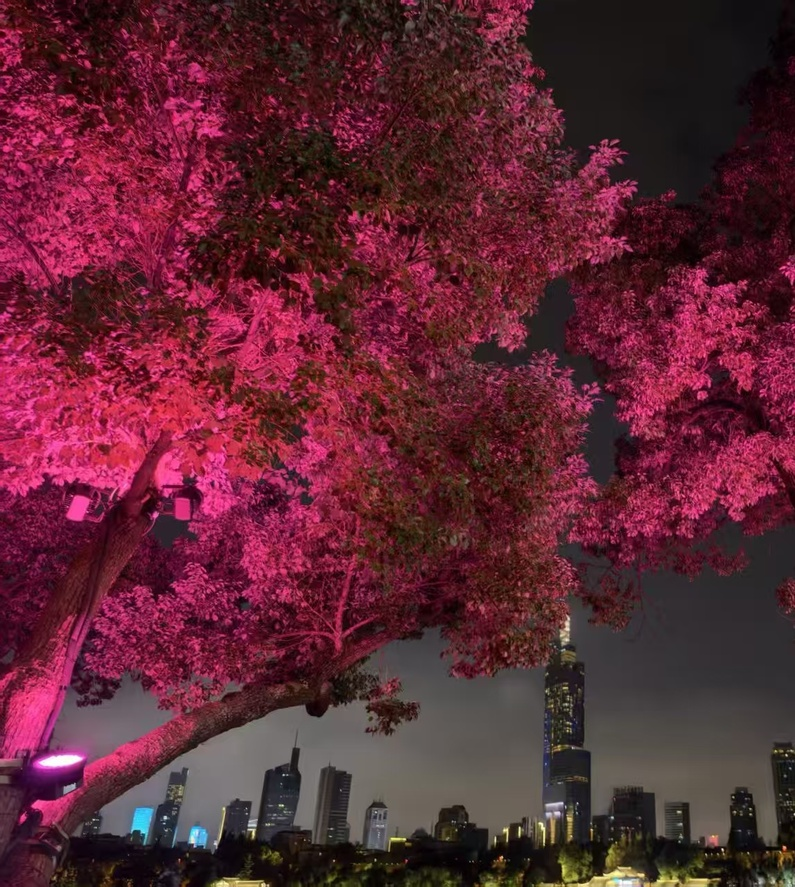
#> input picture a.jpg, 795 x 887 px, shrunk from 1147 x 1279 before the run, found by its file name
$ jupyter execute sample.ipynb
#> lines starting #> are read from the running program, lines starting #| are printed output that depends on the picture
[cell 1]
import cv2
import numpy as np

img_a = cv2.imread(r"E:\JupyterProject1\a.jpg")
#> img_a is the input picture: shape (887, 795, 3); mean B, G, R 51.6, 38.2, 93.3
img_b = cv2.imread(r"E:\JupyterProject1\b.jpg")
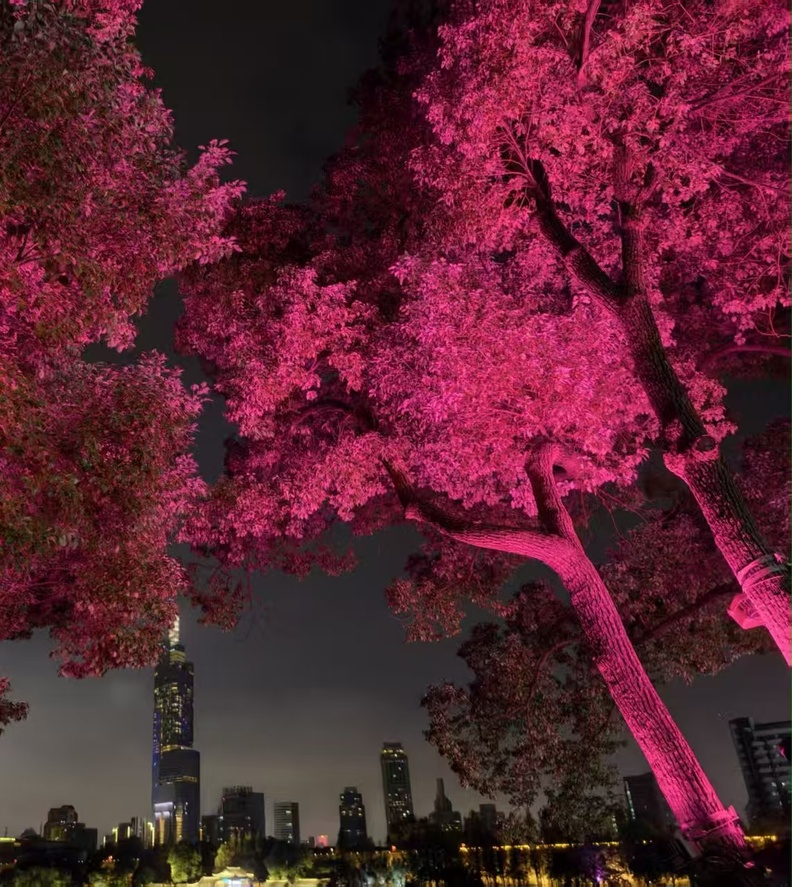
#> input picture b.jpg, 792 x 887 px, shrunk from 1142 x 1279 before the run, found by its file name
#> img_b is the input picture: shape (887, 792, 3); mean B, G, R 48.4, 35.4, 88.8

gray_a = cv2.cvtColor(img_a, cv2.COLOR_BGR2GRAY)
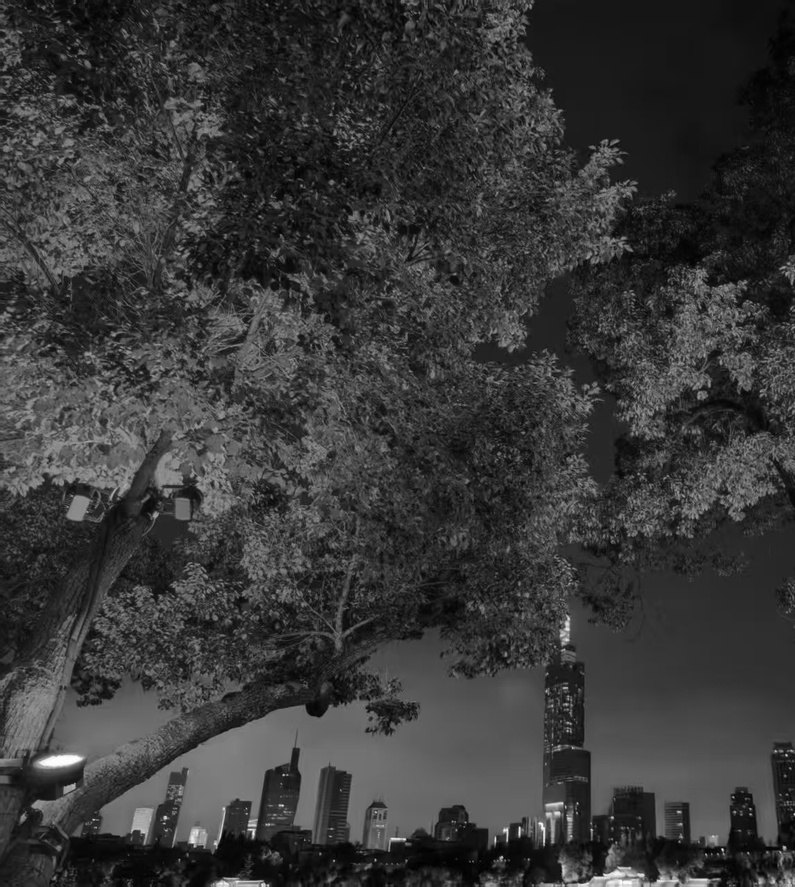
#> gray_a: shape (887, 795); min 0, max 255, mean 56.2
gray_b = cv2.cvtColor(img_b, cv2.COLOR_BGR2GRAY)
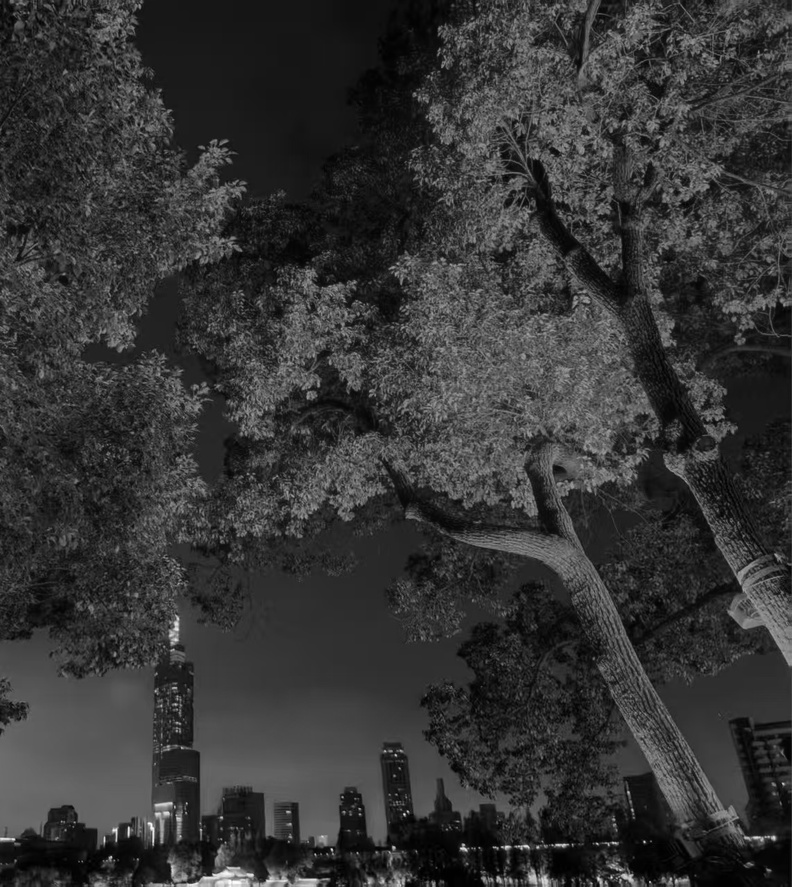
#> gray_b: shape (887, 792); min 0, max 255, mean 52.8

sift = cv2.SIFT_create()
kp_a, des_a = sift.detectAndCompute(gray_a, None)
#> kp_a = 8902 keypoints; strongest (x, y, size): (165, 817, 2.6), (784, 847, 2.5), (501, 857, 2.2), (612, 817, 1.9)
kp_b, des_b = sift.detectAndCompute(gray_b, None)
#> kp_b = 8365 keypoints; strongest (x, y, size): (774, 838, 3.3), (394, 847, 2.5), (463, 848, 4.8), (507, 847, 3.6)

FLANN_INDEX_KDTREE = 1
index_params = dict(algorithm=FLANN_INDEX_KDTREE, trees=5)
search_params = dict(checks=50)
flann = cv2.FlannBasedMatcher(index_params, search_params)
matches = flann.knnMatch(des_a, des_b, k=2)
#> matches = 8902 matches

good_matches = []
for m, n in matches:
    if m.distance < 0.7 * n.distance:
        good_matches.append(m)
#> after the loop, good_matches = 1889 matches

src_pts = np.float32([kp_a[m.queryIdx].pt for m in good_matches]).reshape(-1, 1, 2)
#> src_pts = 1889 rows, first 8: [221.1, 96.04], [222.8, 128.2], [229.6, 201.9], [243, 726.6], [300.1, 710], [328.9, 304.7], [395.4, 616.2], [396.5, 25.78]
dst_pts = np.float32([kp_b[m.trainIdx].pt for m in good_matches]).reshape(-1, 1, 2)
#> dst_pts = 1889 rows, first 8: [699.5, 162.7], [351.8, 390.6], [490.3, 481.7], [539.4, 557.9], [169.8, 630.6], [421.5, 256], [4.59, 616.2], [5.46, 25.71]
H, _ = cv2.findHomography(src_pts, dst_pts, cv2.RANSAC, 5.0)
#> H = [[1, 1.5e-05, -391.2], [0.000107, 1, -0.062], [1.4e-07, 4.09e-08, 1]]

h_a, w_a = img_a.shape[:2]
#> h_a = 887; w_a = 795
h_b, w_b = img_b.shape[:2]
#> h_b = 887; w_b = 792

pts_a = np.float32([[0, 0], [0, h_a], [w_a, h_a], [w_a, 0]]).reshape(-1, 1, 2)
#> pts_a = [[0, 0], [0, 887], [795, 887], [795, 0]]
dst_corners = cv2.perspectiveTransform(pts_a, H)
#> dst_corners = [[-391.2, -0.062], [-391.2, 887], [404.3, 887], [404.3, 0.0229]]

all_corners = np.concatenate([dst_corners, np.float32([[0, 0], [0, h_b], [w_b, h_b], [w_b, 0]]).reshape(-1, 1, 2)], axis=0)
#> all_corners = [[-391.2, -0.062], [-391.2, 887], [404.3, 887], [404.3, 0.0229], [0, 0], [0, 887], [792, 887], [792, 0]]
[x_min, y_min] = np.int32(all_corners.min(axis=0).ravel() - 0.5)
#> x_min = -391; y_min = 0
[x_max, y_max] = np.int32(all_corners.max(axis=0).ravel() + 0.5)
#> x_max = 792; y_max = 887

translation_matrix = np.array([[1, 0, -x_min], [0, 1, -y_min], [0, 0, 1]], dtype=np.float32)
#> translation_matrix = [[1, 0, 391], [0, 1, 0], [0, 0, 1]]

stitched_img = cv2.warpPerspective(img_a, translation_matrix @ H, (x_max - x_min, y_max - y_min))
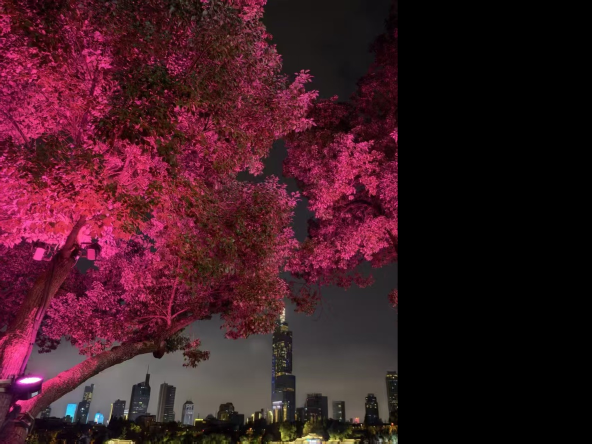
#> stitched_img: shape (887, 1183, 3) (shown at 1/2 size); mean B, G, R 34.7, 25.7, 62.7

stitched_img[-y_min : h_b - y_min, -x_min : w_b - x_min] = img_b
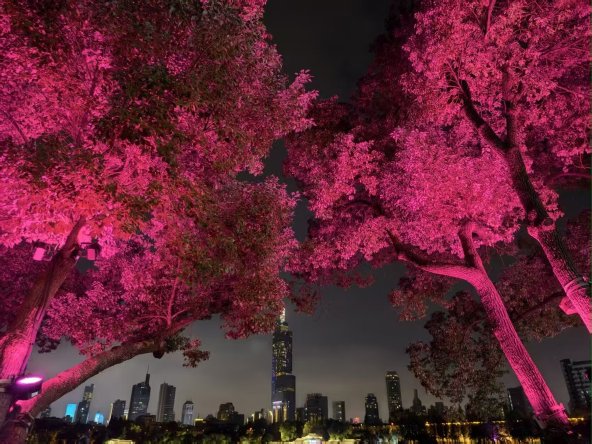
#> stitched_img: shape (887, 1183, 3) (shown at 1/2 size); mean B, G, R 51.6, 35.9, 95.8

cv2.namedWindow('Stitched Result', cv2.WINDOW_NORMAL)
cv2.imshow('Stitched Result', stitched_img)
cv2.waitKey(0)
cv2.destroyAllWindows()
